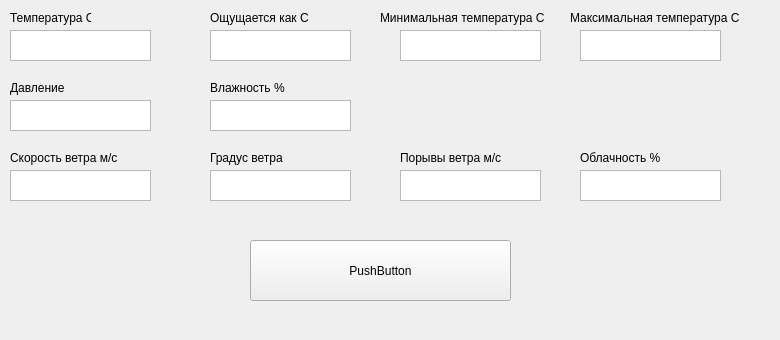
<?xml version="1.0" encoding="UTF-8"?>
<ui version="4.0">
 <class>weatherMonth</class>
 <widget class="QWidget" name="weatherMonth">
  <property name="geometry">
   <rect>
    <x>0</x>
    <y>0</y>
    <width>780</width>
    <height>340</height>
   </rect>
  </property>
  <property name="windowTitle">
   <string>Form</string>
  </property>
  <widget class="QPushButton" name="pushButton">
   <property name="geometry">
    <rect>
     <x>250</x>
     <y>240</y>
     <width>261</width>
     <height>61</height>
    </rect>
   </property>
   <property name="text">
    <string>PushButton</string>
   </property>
  </widget>
  <widget class="QTextEdit" name="gust">
   <property name="geometry">
    <rect>
     <x>400</x>
     <y>170</y>
     <width>141</width>
     <height>31</height>
    </rect>
   </property>
   <property name="minimumSize">
    <size>
     <width>104</width>
     <height>0</height>
    </size>
   </property>
   <property name="readOnly">
    <bool>true</bool>
   </property>
  </widget>
  <widget class="QLabel" name="label_5">
   <property name="geometry">
    <rect>
     <x>10</x>
     <y>80</y>
     <width>71</width>
     <height>16</height>
    </rect>
   </property>
   <property name="text">
    <string>Давление</string>
   </property>
  </widget>
  <widget class="QTextEdit" name="temp_max">
   <property name="geometry">
    <rect>
     <x>580</x>
     <y>30</y>
     <width>141</width>
     <height>31</height>
    </rect>
   </property>
   <property name="minimumSize">
    <size>
     <width>104</width>
     <height>0</height>
    </size>
   </property>
   <property name="readOnly">
    <bool>true</bool>
   </property>
  </widget>
  <widget class="QLabel" name="label">
   <property name="geometry">
    <rect>
     <x>10</x>
     <y>10</y>
     <width>81</width>
     <height>16</height>
    </rect>
   </property>
   <property name="text">
    <string>Температура С</string>
   </property>
  </widget>
  <widget class="QTextEdit" name="feels_like">
   <property name="geometry">
    <rect>
     <x>210</x>
     <y>30</y>
     <width>141</width>
     <height>31</height>
    </rect>
   </property>
   <property name="minimumSize">
    <size>
     <width>104</width>
     <height>0</height>
    </size>
   </property>
   <property name="readOnly">
    <bool>true</bool>
   </property>
  </widget>
  <widget class="QTextEdit" name="temp_min">
   <property name="geometry">
    <rect>
     <x>400</x>
     <y>30</y>
     <width>141</width>
     <height>31</height>
    </rect>
   </property>
   <property name="minimumSize">
    <size>
     <width>104</width>
     <height>0</height>
    </size>
   </property>
   <property name="readOnly">
    <bool>true</bool>
   </property>
  </widget>
  <widget class="QTextEdit" name="all">
   <property name="geometry">
    <rect>
     <x>580</x>
     <y>170</y>
     <width>141</width>
     <height>31</height>
    </rect>
   </property>
   <property name="minimumSize">
    <size>
     <width>104</width>
     <height>0</height>
    </size>
   </property>
   <property name="readOnly">
    <bool>true</bool>
   </property>
  </widget>
  <widget class="QLabel" name="label_3">
   <property name="geometry">
    <rect>
     <x>380</x>
     <y>10</y>
     <width>191</width>
     <height>16</height>
    </rect>
   </property>
   <property name="text">
    <string>Минимальная температура С</string>
   </property>
  </widget>
  <widget class="QLabel" name="label_6">
   <property name="geometry">
    <rect>
     <x>210</x>
     <y>80</y>
     <width>91</width>
     <height>16</height>
    </rect>
   </property>
   <property name="text">
    <string>Влажность %</string>
   </property>
  </widget>
  <widget class="QLabel" name="label_10">
   <property name="geometry">
    <rect>
     <x>580</x>
     <y>150</y>
     <width>91</width>
     <height>16</height>
    </rect>
   </property>
   <property name="text">
    <string>Облачность %</string>
   </property>
  </widget>
  <widget class="QLabel" name="label_4">
   <property name="geometry">
    <rect>
     <x>570</x>
     <y>10</y>
     <width>181</width>
     <height>16</height>
    </rect>
   </property>
   <property name="text">
    <string>Максимальная температура С </string>
   </property>
  </widget>
  <widget class="QLabel" name="label_9">
   <property name="geometry">
    <rect>
     <x>210</x>
     <y>150</y>
     <width>81</width>
     <height>16</height>
    </rect>
   </property>
   <property name="text">
    <string>Градус ветра</string>
   </property>
  </widget>
  <widget class="QLabel" name="label_12">
   <property name="geometry">
    <rect>
     <x>400</x>
     <y>150</y>
     <width>111</width>
     <height>16</height>
    </rect>
   </property>
   <property name="text">
    <string>Порывы ветра м/с</string>
   </property>
  </widget>
  <widget class="QTextEdit" name="temp">
   <property name="geometry">
    <rect>
     <x>10</x>
     <y>30</y>
     <width>141</width>
     <height>31</height>
    </rect>
   </property>
   <property name="minimumSize">
    <size>
     <width>104</width>
     <height>0</height>
    </size>
   </property>
   <property name="readOnly">
    <bool>true</bool>
   </property>
  </widget>
  <widget class="QTextEdit" name="deg">
   <property name="geometry">
    <rect>
     <x>210</x>
     <y>170</y>
     <width>141</width>
     <height>31</height>
    </rect>
   </property>
   <property name="minimumSize">
    <size>
     <width>104</width>
     <height>0</height>
    </size>
   </property>
   <property name="readOnly">
    <bool>true</bool>
   </property>
  </widget>
  <widget class="QLabel" name="label_11">
   <property name="geometry">
    <rect>
     <x>10</x>
     <y>150</y>
     <width>121</width>
     <height>16</height>
    </rect>
   </property>
   <property name="text">
    <string>Скорость ветра м/с</string>
   </property>
  </widget>
  <widget class="QLabel" name="label_2">
   <property name="geometry">
    <rect>
     <x>210</x>
     <y>10</y>
     <width>121</width>
     <height>16</height>
    </rect>
   </property>
   <property name="text">
    <string>Ощущается как С</string>
   </property>
  </widget>
  <widget class="QTextEdit" name="humidity">
   <property name="geometry">
    <rect>
     <x>210</x>
     <y>100</y>
     <width>141</width>
     <height>31</height>
    </rect>
   </property>
   <property name="minimumSize">
    <size>
     <width>104</width>
     <height>0</height>
    </size>
   </property>
   <property name="readOnly">
    <bool>true</bool>
   </property>
  </widget>
  <widget class="QTextEdit" name="speed">
   <property name="geometry">
    <rect>
     <x>10</x>
     <y>170</y>
     <width>141</width>
     <height>31</height>
    </rect>
   </property>
   <property name="minimumSize">
    <size>
     <width>104</width>
     <height>0</height>
    </size>
   </property>
   <property name="readOnly">
    <bool>true</bool>
   </property>
  </widget>
  <widget class="QTextEdit" name="pressure">
   <property name="geometry">
    <rect>
     <x>10</x>
     <y>100</y>
     <width>141</width>
     <height>31</height>
    </rect>
   </property>
   <property name="minimumSize">
    <size>
     <width>104</width>
     <height>0</height>
    </size>
   </property>
   <property name="readOnly">
    <bool>true</bool>
   </property>
  </widget>
 </widget>
 <resources/>
 <connections/>
</ui>
